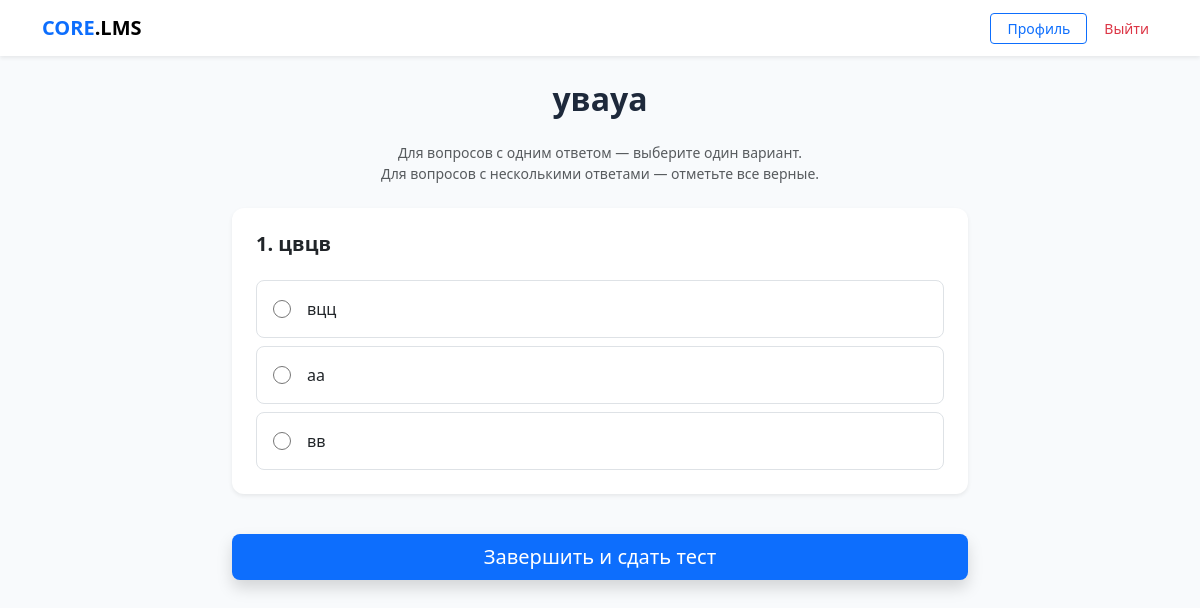
/quiz/2/take/ (signed in), run on the app's committed database.
### core/models.py (models this page shows, shortened)
class Quiz(models.Model):
    course = models.ForeignKey(Course, on_delete=models.CASCADE, related_name='quizzes')
    title = models.CharField(max_length=255)
    max_attempts = models.PositiveIntegerField(
        default=0,
        help_text='0 — неограниченное количество попыток'
    )
    shuffle_questions = models.BooleanField(
        default=False,
        help_text='Перемешивать вопросы случайно для каждого студента'
    )
    time_limit_minutes = models.PositiveIntegerField(
        null=True, blank=True,
        help_text='Ограничение по времени в минутах. Пусто — без ограничений.'
    )
    available_from = models.DateTimeField(null=True, blank=True,
        help_text='Дата открытия теста. Пусто — доступен сразу.')
    available_until = models.DateTimeField(null=True, blank=True,
        help_text='Дата закрытия теста. Пусто — бессрочно.')
    def is_open(self):
        from django.utils import timezone
        now = timezone.now()
        if self.available_from and now < self.available_from:
            return False
        if self.available_until and now > self.available_until:
            return False
        return True

class Question(models.Model):
    quiz = models.ForeignKey(Quiz, on_delete=models.CASCADE, related_name='questions')
    text = models.TextField()
    is_multiple = models.BooleanField(
        default=False,
        help_text='Несколько правильных ответов (checkbox вместо radio)'
    )
    order = models.PositiveIntegerField(default=0)
    class Meta:
        ordering = ['order', 'id']

class Choice(models.Model):
    question = models.ForeignKey(Question, on_delete=models.CASCADE, related_name='choices')
    text = models.CharField(max_length=255)
    is_correct = models.BooleanField(default=False)

### core/views.py (the view, shortened to what this page needs)
# urls.py: path('quiz/<int:quiz_id>/take/', views.take_quiz, name='take_quiz'),
@login_required
def take_quiz(request, quiz_id):
    quiz = get_object_or_404(Quiz, id=quiz_id)
    attempts_used = StudentResult.objects.filter(
        student=request.user, quiz=quiz).count()
    blocked = quiz.max_attempts > 0 and attempts_used >= quiz.max_attempts
    attempts_left = None
    if quiz.max_attempts > 0:
        attempts_left = max(0, quiz.max_attempts - attempts_used)
    questions = list(quiz.questions.prefetch_related('choices').all())
    if quiz.shuffle_questions:
        random.shuffle(questions)
    for q in questions:
        q.shuffled_choices = list(q.choices.all())
        random.shuffle(q.shuffled_choices)
    best_result = StudentResult.objects.filter(
        student=request.user, quiz=quiz).order_by('-score').first()
    return render(request, 'core/take_quiz.html', {
        'quiz': quiz,
        'questions': questions,
        'blocked': blocked,
        'attempts_used': attempts_used,
        'attempts_left': attempts_left,
        'best_result': best_result,
    })

### core/templates/core/take_quiz.html (shortened to what this page needs)
{% extends "core/base.html" %}
{% block content %}
<div class="row justify-content-center">
    <div class="col-md-8">
        <div class="text-center mb-4">
            <h2 class="fw-bold">{{ quiz.title }}</h2>
        </div>
        {% if blocked %}
        <div class="card border-0 shadow-sm text-center p-5">
            <div class="mb-4">
                <div class="d-inline-flex align-items-center justify-content-center bg-danger-subtle rounded-circle"
                     style="width:80px;height:80px;">
                    <i class="bi bi-lock-fill text-danger fs-2"></i>
                </div>
            </div>
            <h4 class="fw-bold mb-2">Попытки исчерпаны</h4>
            <p class="text-muted mb-1">
                Вы использовали все {{ quiz.max_attempts }}
                {% if quiz.max_attempts == 1 %}попытку
                {% elif quiz.max_attempts < 5 %}попытки
                {% else %}попыток{% endif %}.
            </p>
            {% if best_result %}
            <p class="text-muted mb-4">
                Лучший результат:
                <strong class="text-primary fs-5">{{ best_result.score }}</strong>
                из {{ best_result.max_score }}
            </p>
            {% endif %}
            <a href="javascript:history.back()" class="btn btn-primary px-4">← Вернуться к курсу</a>
        </div>
        {% else %}
        <p class="text-muted text-center small mb-4">
            Для вопросов с одним ответом — выберите один вариант.<br>
            Для вопросов с несколькими ответами — отметьте все верные.
        </p>
        <form method="post" id="quiz-form">
            {% for question in questions %}
            <div class="card mb-4 border-0 shadow-sm">
                <div class="card-body p-4">
                    <div class="d-flex align-items-start gap-2 mb-4">
                        <h5 class="fw-bold mb-0">{{ forloop.counter }}. {{ question.text }}</h5>
                    </div>
                    <div class="d-flex flex-column gap-2">
                        {% for choice in question.shuffled_choices %}
                            {% if question.is_multiple %}
                            <label class="choice-label choice-checkbox d-flex align-items-center gap-3 p-3 border rounded-3"
                                   for="c_{{ choice.id }}">
                                <input type="checkbox"
                                       name="question_{{ question.id }}"
                                       id="c_{{ choice.id }}"
                                       value="{{ choice.id }}"
                                       class="choice-input-check"
                                       style="width:18px;height:18px;flex-shrink:0;accent-color:#0d6efd;cursor:pointer;">
                                <span>{{ choice.text }}</span>
                            </label>
                            {% else %}
                            <label class="choice-label choice-radio d-flex align-items-center gap-3 p-3 border rounded-3"
                                   for="c_{{ choice.id }}">
                                <input type="radio"
                                       name="question_{{ question.id }}"
                                       id="c_{{ choice.id }}"
                                       value="{{ choice.id }}"
                                       class="choice-input-radio"
                                       style="width:18px;height:18px;flex-shrink:0;accent-color:#0d6efd;cursor:pointer;"
                                       required>
                                <span>{{ choice.text }}</span>
                            </label>
                            {% endif %}
                        {% endfor %}
                    </div>
                </div>
            </div>
            {% endfor %}
            <button type="submit" class="btn btn-primary btn-lg w-100 mt-3 shadow">
                Завершить и сдать тест
            </button>
        </form>
        {% endif %}
    </div>
</div>
{% endblock %}

### core/templates/core/base.html (style rules this page uses)
:root { --bg-body: #f8fafc; --bg-card: #ffffff; --border-color: #e2e8f0; --accent: #0d6efd; --text-main: #1e293b; }
body { background-color: var(--bg-body); color: var(--text-main); font-family: 'Segoe UI', system-ui, sans-serif; }
input, textarea, select, .form-control { background-color: #ffffff !important; color: #1e293b !important; border: 1px solid var(--border-color) !important; border-radius: 8px !important; }
.card { background-color: var(--bg-card); border: 0; border-radius: 12px; box-shadow: 0 1px 3px rgba(0,0,0,0.05); }
.btn-primary { background-color: var(--accent); border: none; border-radius: 8px; }

### core/templates/core/take_quiz.html (style rules this page uses)
.choice-label { cursor: pointer; background: #fff; transition: all .15s ease; user-select: none; }

### data on the page
Quiz: title "увауа"
Question: text "цвцв"
Choice: text "вцц"
Choice: text "аа"
Choice: text "вв"
